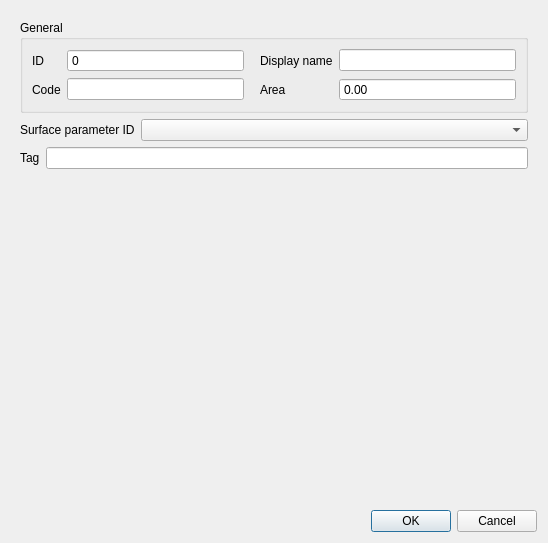
<?xml version="1.0" encoding="UTF-8"?>
<ui version="4.0">
 <class>Form</class>
 <widget class="QWidget" name="Form">
  <property name="geometry">
   <rect>
    <x>0</x>
    <y>0</y>
    <width>548</width>
    <height>543</height>
   </rect>
  </property>
  <property name="windowTitle">
   <string>Form</string>
  </property>
  <property name="locale">
   <locale language="English" country="UnitedStates"/>
  </property>
  <layout class="QGridLayout" name="gridLayout">
   <item row="4" column="0">
    <widget class="QDialogButtonBox" name="buttonBox">
     <property name="standardButtons">
      <set>QDialogButtonBox::Cancel|QDialogButtonBox::Ok</set>
     </property>
    </widget>
   </item>
   <item row="0" column="0">
    <widget class="QScrollArea" name="scrollArea">
     <property name="frameShape">
      <enum>QFrame::NoFrame</enum>
     </property>
     <property name="widgetResizable">
      <bool>true</bool>
     </property>
     <widget class="QWidget" name="scrollAreaWidgetContents">
      <property name="geometry">
       <rect>
        <x>0</x>
        <y>0</y>
        <width>530</width>
        <height>496</height>
       </rect>
      </property>
      <layout class="QGridLayout" name="gridLayout_2">
       <item row="5" column="0">
        <spacer name="verticalSpacer">
         <property name="orientation">
          <enum>Qt::Vertical</enum>
         </property>
         <property name="sizeHint" stdset="0">
          <size>
           <width>20</width>
           <height>40</height>
          </size>
         </property>
        </spacer>
       </item>
       <item row="3" column="0">
        <layout class="QHBoxLayout" name="horizontalLayout_2">
         <property name="bottomMargin">
          <number>0</number>
         </property>
         <item>
          <widget class="QLabel" name="label_13">
           <property name="text">
            <string>Tag</string>
           </property>
          </widget>
         </item>
         <item>
          <widget class="QLineEdit" name="tag_descriptions">
           <property name="readOnly">
            <bool>true</bool>
           </property>
          </widget>
         </item>
        </layout>
       </item>
       <item row="0" column="0">
        <widget class="QGroupBox" name="grp_general">
         <property name="enabled">
          <bool>true</bool>
         </property>
         <property name="locale">
          <locale language="English" country="UnitedStates"/>
         </property>
         <property name="title">
          <string>General</string>
         </property>
         <layout class="QGridLayout" name="gridLayout_4">
          <item row="0" column="2">
           <widget class="QLabel" name="label_2">
            <property name="locale">
             <locale language="English" country="UnitedStates"/>
            </property>
            <property name="text">
             <string>Display name</string>
            </property>
            <property name="alignment">
             <set>Qt::AlignLeading|Qt::AlignLeft|Qt::AlignVCenter</set>
            </property>
            <property name="indent">
             <number>10</number>
            </property>
           </widget>
          </item>
          <item row="0" column="3">
           <widget class="QLineEdit" name="display_name">
            <property name="sizePolicy">
             <sizepolicy hsizetype="Expanding" vsizetype="Fixed">
              <horstretch>0</horstretch>
              <verstretch>0</verstretch>
             </sizepolicy>
            </property>
            <property name="locale">
             <locale language="English" country="UnitedStates"/>
            </property>
            <property name="clearButtonEnabled">
             <bool>true</bool>
            </property>
           </widget>
          </item>
          <item row="0" column="0">
           <widget class="QLabel" name="label_4">
            <property name="locale">
             <locale language="English" country="UnitedStates"/>
            </property>
            <property name="text">
             <string>ID</string>
            </property>
            <property name="alignment">
             <set>Qt::AlignLeading|Qt::AlignLeft|Qt::AlignVCenter</set>
            </property>
           </widget>
          </item>
          <item row="1" column="0">
           <widget class="QLabel" name="label_7">
            <property name="locale">
             <locale language="English" country="UnitedStates"/>
            </property>
            <property name="text">
             <string>Code</string>
            </property>
            <property name="alignment">
             <set>Qt::AlignLeading|Qt::AlignLeft|Qt::AlignVCenter</set>
            </property>
           </widget>
          </item>
          <item row="1" column="1">
           <widget class="QLineEdit" name="code">
            <property name="sizePolicy">
             <sizepolicy hsizetype="Expanding" vsizetype="Fixed">
              <horstretch>0</horstretch>
              <verstretch>0</verstretch>
             </sizepolicy>
            </property>
            <property name="locale">
             <locale language="English" country="UnitedStates"/>
            </property>
            <property name="clearButtonEnabled">
             <bool>true</bool>
            </property>
           </widget>
          </item>
          <item row="0" column="1">
           <widget class="QSpinBox" name="id">
            <property name="locale">
             <locale language="English" country="UnitedStates"/>
            </property>
            <property name="readOnly">
             <bool>true</bool>
            </property>
            <property name="buttonSymbols">
             <enum>QAbstractSpinBox::NoButtons</enum>
            </property>
            <property name="maximum">
             <number>99999999</number>
            </property>
            <property name="showClearButton" stdset="0">
             <bool>true</bool>
            </property>
            <property name="clearValue" stdset="0">
             <bool>true</bool>
            </property>
            <property name="expressionsEnabled" stdset="0">
             <bool>false</bool>
            </property>
           </widget>
          </item>
          <item row="1" column="2">
           <widget class="QLabel" name="label_8">
            <property name="locale">
             <locale language="English" country="UnitedStates"/>
            </property>
            <property name="text">
             <string>Area</string>
            </property>
            <property name="alignment">
             <set>Qt::AlignLeading|Qt::AlignLeft|Qt::AlignVCenter</set>
            </property>
            <property name="indent">
             <number>10</number>
            </property>
           </widget>
          </item>
          <item row="1" column="3">
           <widget class="QDoubleSpinBox" name="area">
            <property name="buttonSymbols">
             <enum>QAbstractSpinBox::NoButtons</enum>
            </property>
            <property name="maximum">
             <double>10000000000000000.000000000000000</double>
            </property>
           </widget>
          </item>
         </layout>
        </widget>
       </item>
       <item row="1" column="0">
        <layout class="QHBoxLayout" name="horizontalLayout">
         <property name="bottomMargin">
          <number>0</number>
         </property>
         <item>
          <widget class="QLabel" name="label">
           <property name="text">
            <string>Surface parameter ID</string>
           </property>
          </widget>
         </item>
         <item>
          <widget class="QComboBox" name="surface_parameters_id">
           <property name="sizePolicy">
            <sizepolicy hsizetype="Expanding" vsizetype="Fixed">
             <horstretch>0</horstretch>
             <verstretch>0</verstretch>
            </sizepolicy>
           </property>
          </widget>
         </item>
        </layout>
       </item>
      </layout>
     </widget>
    </widget>
   </item>
  </layout>
 </widget>
 <tabstops>
  <tabstop>scrollArea</tabstop>
 </tabstops>
 <resources/>
 <connections/>
</ui>
